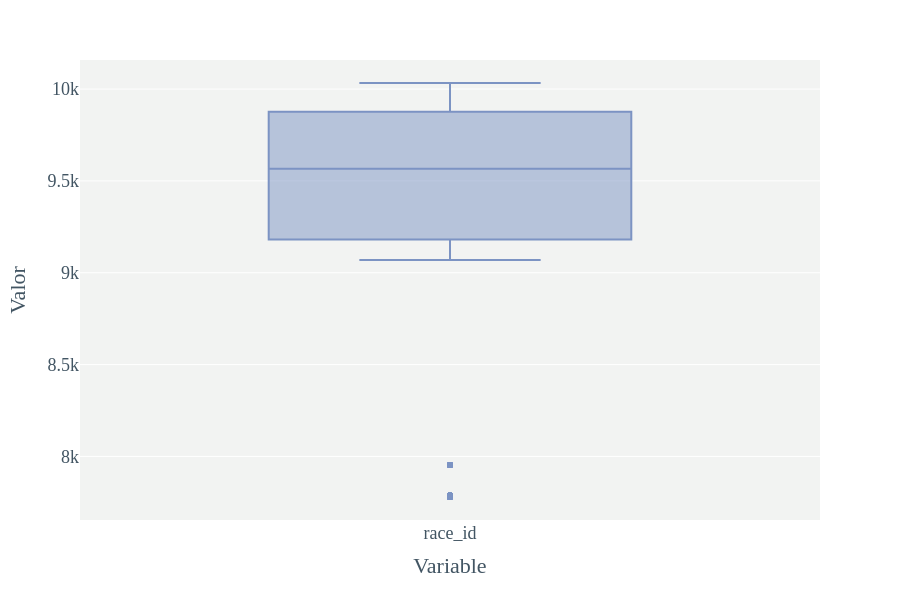

Write notebook code for a chart like this one.
### Code cell
# Análisis de la variable race_id.
num_cols = ["race_id"]

# Visualización de la distribución de la variable race_id.
df_1_long = df_1[num_cols].melt(var_name="variable", value_name="value")

fig = px.box(
    df_1_long,
    x="variable",
    y="value",
    points="outliers"
)

fig.update_layout(
    font=dict(family='Work sans', size=18, color='#425563'),
    plot_bgcolor='#F2F3F2',
    paper_bgcolor='white',
    xaxis_title="Variable",
    yaxis_title="Valor",
    showlegend=True,
    height=600
)

fig.update_traces(marker_color='#7C93C3')
fig.show()

### Figure 1 — Plotly figure (JSON) as saved in the notebook; plotly's stock layout.template omitted (floating-point values rounded to 4 significant figures; data arrays with more than 128 entries replaced by an {"elided": "..."} marker saying what was removed)
{"data": [{"alignmentgroup": "True", "boxpoints": "outliers", "hovertemplate": "variable=%{x}<br>value=%{y}<extra></extra>", "legendgroup": "", "marker": {"color": "#7C93C3"}, "name": "", "notched": false, "offsetgroup": "", "orientation": "v", "showlegend": false, "type": "box", "x": {"elided": "3977 str values"}, "x0": " ", "xaxis": "x", "y": {"elided": "3977 int values"}, "y0": " ", "yaxis": "y"}], "layout": {"boxmode": "group", "font": {"color": "#425563", "family": "Work sans", "size": 18}, "height": 600, "legend": {"tracegroupgap": 0}, "margin": {"t": 60}, "paper_bgcolor": "white", "plot_bgcolor": "#F2F3F2", "showlegend": true, "xaxis": {"anchor": "y", "domain": [0, 1], "title": {"text": "Variable"}}, "yaxis": {"anchor": "x", "domain": [0, 1], "title": {"text": "Valor"}}}}
